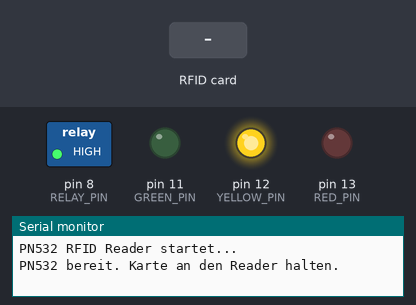
Bench run of a sketch on a simulated Arduino Uno, built with avr-gcc and run on an emulated ATmega328P. Shown: switched loads named in the sketch (green lamp = pin HIGH), output pins drawn as LEDs (lit = HIGH), the last lines printed to the serial monitor. Inputs (shaded band) come from the test bench.

Above: at 1.2 s.
1.3 s: RFID card 5E 7A 19 C4 held to the reader
At 1.7 s:
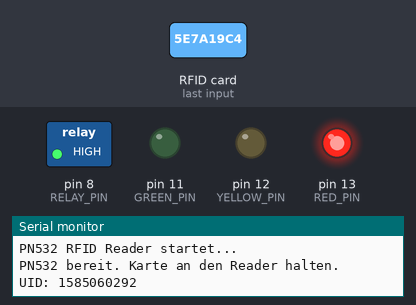
Timing chart, 0 to 4.3 s (numbered marks = the images above; inputs shaded):
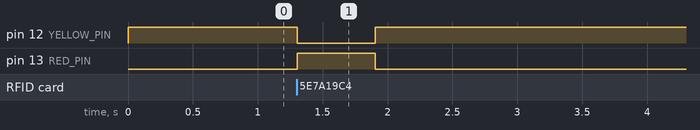

The sketch:

04_rfid.ino
```cpp
/**
 * @brief Liest RFID/NFC-Karten mit einem PN532 und gibt die UID auf der seriellen Schnittstelle aus.
 *
 * Verwendete Bibliothek: Adafruit PN532
 * (Arduino IDE: Bibliotheksverwalter -> "Adafruit PN532")
 *
 * Anschluss (I2C-Modus):
 * - PN532 SDA  -> SDA
 * - PN532 SCL  -> SCL
 * - PN532 IRQ  -> D2   (optionale Steuerleitung)
 * - PN532 RSTO -> D3   (optionale Reset-Leitung)
 * - PN532 VCC  -> 5V (oder 3.3V je nach Modul)
 * - PN532 GND  -> GND
 *
 * Optionaler Relais-Anschluss:
 * - Relais IN  -> D8
 * - Relais VCC -> 5V
 * - Relais GND -> GND
 *
 * Board-Hinweise fuer SDA/SCL:
 * - Arduino UNO/Nano: SDA=A4, SCL=A5
 * - Arduino Mega: SDA=20, SCL=21
 * - ESP32 (typisch): SDA=21, SCL=22
 *
 * Hinweis: Die eigentliche Datenkommunikation erfolgt ueber SDA/SCL (I2C).
 */

#include <Wire.h>
#include <Adafruit_PN532.h>

const int PN532_IRQ = 2;
const int PN532_RESET = 3;

const int RED_PIN = 13;
const int YELLOW_PIN = 12;
const int GREEN_PIN = 11;
const int RELAY_PIN = 8;
const bool RELAY_ACTIVE_HIGH = true;

Adafruit_PN532 nfc(PN532_IRQ, PN532_RESET);

//------------------------------------------------------------------------------
// Konvertiert eine UID (Byte-Array) in einen unsigned long Wert.
//------------------------------------------------------------------------------
unsigned long uidToUlong(const uint8_t* uid, uint8_t uidLength) {
  unsigned long value = 0;
  uint8_t bytesToUse = uidLength;

  // unsigned long ist auf Arduino 32-bit, daher max. 4 Bytes verwenden.
  if (bytesToUse > 4) {
    bytesToUse = 4;
  }

  for (uint8_t i = 0; i < bytesToUse; i++) {
    value = (value << 8) | uid[i];
  }

  return value;
}

//------------------------------------------------------------------------------
// Schaltet die drei Ampel-LEDs entsprechend der uebergebenen Zustandswerte.
//------------------------------------------------------------------------------
void setLights(bool redOn, bool yellowOn, bool greenOn) {
  digitalWrite(RED_PIN, redOn ? HIGH : LOW);
  digitalWrite(YELLOW_PIN, yellowOn ? HIGH : LOW);
  digitalWrite(GREEN_PIN, greenOn ? HIGH : LOW);

  // Relais soll nur dann an sein, wenn Gruen aktiv ist.
  bool relaySignal = RELAY_ACTIVE_HIGH ? greenOn : !greenOn;
  digitalWrite(RELAY_PIN, relaySignal ? LOW : HIGH);
}

//------------------------------------------------------------------------------
// Prueft, ob ein Geraet auf dem I2C-Bus an der angegebenen Adresse antwortet.
//------------------------------------------------------------------------------
bool isDeviceOnI2C(uint8_t address) {
  Wire.beginTransmission(address);
  return (Wire.endTransmission() == 0);
}

//------------------------------------------------------------------------------
// Arduino-Setup-Funktion: wird einmalig beim Start ausgefuehrt.
//------------------------------------------------------------------------------
void setup() {
  // Serielle Schnittstelle für Debug-Ausgaben starten
  Serial.begin(115200);
  while (!Serial) {
    delay(10);
  }

  // LED-Pins der Ampel als Ausgaenge konfigurieren.
  pinMode(RED_PIN, OUTPUT);
  pinMode(YELLOW_PIN, OUTPUT);
  pinMode(GREEN_PIN, OUTPUT);
  pinMode(RELAY_PIN, OUTPUT);
  setLights(false, true, false); // Gelb als Startzustand

  // I2C-Bus starten (SDA/SCL)
  Wire.begin();
  Serial.println("PN532 RFID Reader startet...");

  if (!isDeviceOnI2C(0x24)) {
    Serial.println("PN532 nicht auf I2C-Adresse 0x24 gefunden.");
  }

  nfc.begin();

  uint32_t versionData = nfc.getFirmwareVersion();
  if (!versionData) {
    Serial.println("Kein PN532 gefunden. Bitte Verkabelung pruefen.");
    while (true) {
      delay(1000);
    }
  }

  nfc.SAMConfig();
  Serial.println("PN532 bereit. Karte an den Reader halten.");
}

//------------------------------------------------------------------------------
// Arduino-Hauptschleife: wird nach setup() immer wieder ausgefuehrt.
// - Einlesen der UID einer RFID/NFC-Karte
// - Ausgabe der UID auf der seriellen Schnittstelle
// - Steuerung der Ampel-LEDs basierend auf der UID
//------------------------------------------------------------------------------
void loop() {
  uint8_t uid[7];
  uint8_t uidLength = 0;

  bool success = nfc.readPassiveTargetID(PN532_MIFARE_ISO14443A, uid, &uidLength, 100);

  if (success) {
    unsigned long uidAsUlong = uidToUlong(uid, uidLength);
    Serial.print("UID: ");
    Serial.println(uidAsUlong);
    if (uidAsUlong == 2254495488) {
      setLights(false, false, true); // Grün einschalten
    } else {
      setLights(true, false, false); // Rot einschalten
    }
  } else {
    // keine Karte gefunden
    setLights(false, true, false); // Gelb einschalten
  }

  Serial.println();

  delay(500);
}
```

Measured:
- after the input at 1.3 s, pin 12 (YELLOW_PIN): HIGH → LOW at once, → HIGH 0.60 s later; pin 13 (RED_PIN): LOW → HIGH at once, → LOW 0.60 s later
